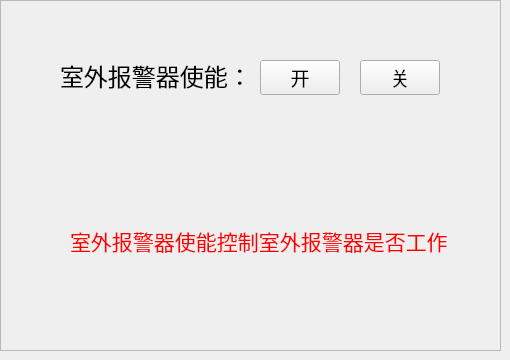
         <widget class="QWidget" name="tab_shiwai">
          <attribute name="icon">
           <iconset resource="picture_.qrc">
            <normaloff>:/picture/key_shiwaibaojing.png</normaloff>:/picture/key_shiwaibaojing.png</iconset>
          </attribute>
          <attribute name="title">
           <string/>
          </attribute>
          <widget class="QFrame" name="frame_shiwaibaojing">
           <property name="geometry">
            <rect>
             <x>0</x>
             <y>0</y>
             <width>501</width>
             <height>351</height>
            </rect>
           </property>
           <property name="frameShape">
            <enum>QFrame::StyledPanel</enum>
           </property>
           <property name="frameShadow">
            <enum>QFrame::Raised</enum>
           </property>
           <widget class="QLabel" name="label_57">
            <property name="geometry">
             <rect>
              <x>60</x>
              <y>60</y>
              <width>201</width>
              <height>30</height>
             </rect>
            </property>
            <property name="font">
             <font>
              <pointsize>18</pointsize>
             </font>
            </property>
            <property name="text">
             <string>室外报警器使能：</string>
            </property>
           </widget>
           <widget class="QLabel" name="label_58">
            <property name="geometry">
             <rect>
              <x>70</x>
              <y>210</y>
              <width>391</width>
              <height>61</height>
             </rect>
            </property>
            <property name="font">
             <font>
              <pointsize>16</pointsize>
             </font>
            </property>
            <property name="styleSheet">
             <string notr="true">color: rgb(255, 0, 0);</string>
            </property>
            <property name="text">
             <string>室外报警器使能控制室外报警器是否工作</string>
            </property>
           </widget>
           <widget class="QToolButton" name="toolButton_outdor_warnopen">
            <property name="geometry">
             <rect>
              <x>260</x>
              <y>60</y>
              <width>80</width>
              <height>35</height>
             </rect>
            </property>
            <property name="font">
             <font>
              <pointsize>14</pointsize>
             </font>
            </property>
            <property name="text">
             <string>开</string>
            </property>
           </widget>
           <widget class="QToolButton" name="toolButton_outdor_warnclo">
            <property name="geometry">
             <rect>
              <x>360</x>
              <y>60</y>
              <width>80</width>
              <height>35</height>
             </rect>
            </property>
            <property name="font">
             <font>
              <pointsize>14</pointsize>
             </font>
            </property>
            <property name="text">
             <string>关</string>
            </property>
           </widget>
          </widget>
         </widget>
